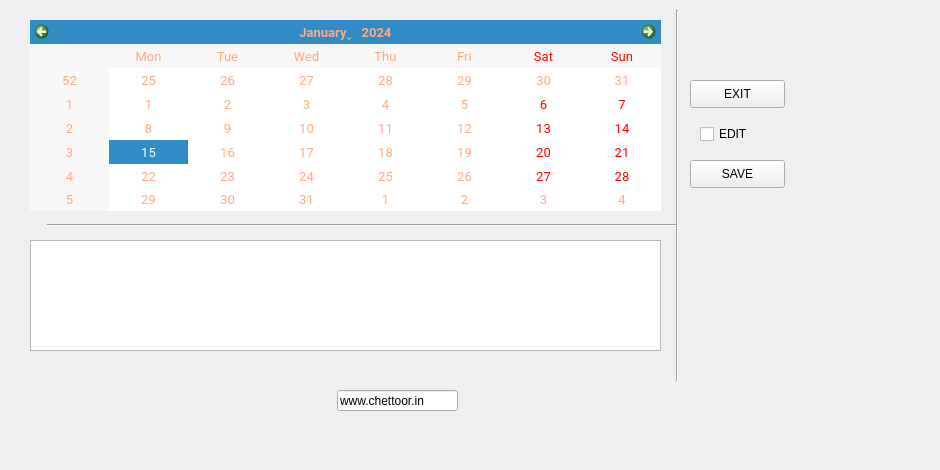
     <widget class="QWidget" name="tab_2">
      <attribute name="title">
       <string>Agenda</string>
      </attribute>
      <widget class="QSplitter" name="m_buttonsSplitter">
       <property name="geometry">
        <rect>
         <x>430</x>
         <y>290</y>
         <width>160</width>
         <height>23</height>
        </rect>
       </property>
       <property name="sizePolicy">
        <sizepolicy hsizetype="Fixed" vsizetype="Fixed">
         <horstretch>0</horstretch>
         <verstretch>0</verstretch>
        </sizepolicy>
       </property>
       <property name="orientation">
        <enum>Qt::Horizontal</enum>
       </property>
       <property name="handleWidth">
        <number>10</number>
       </property>
      </widget>
      <widget class="QPushButton" name="pushButton_3">
       <property name="geometry">
        <rect>
         <x>690</x>
         <y>80</y>
         <width>95</width>
         <height>28</height>
        </rect>
       </property>
       <property name="toolTip">
        <string>&lt;html&gt;&lt;head/&gt;&lt;body&gt;&lt;p&gt;Exit from program!&lt;/p&gt;&lt;/body&gt;&lt;/html&gt;</string>
       </property>
       <property name="text">
        <string>EXIT</string>
       </property>
      </widget>
      <widget class="QPushButton" name="push">
       <property name="geometry">
        <rect>
         <x>690</x>
         <y>160</y>
         <width>95</width>
         <height>28</height>
        </rect>
       </property>
       <property name="toolTip">
        <string>&lt;html&gt;&lt;head/&gt;&lt;body&gt;&lt;p&gt;Save current days progress.&lt;/p&gt;&lt;/body&gt;&lt;/html&gt;</string>
       </property>
       <property name="text">
        <string>SAVE</string>
       </property>
      </widget>
      <widget class="QCalendarWidget" name="calendarWidget">
       <property name="geometry">
        <rect>
         <x>30</x>
         <y>20</y>
         <width>631</width>
         <height>191</height>
        </rect>
       </property>
       <property name="font">
        <font>
         <family>Roboto</family>
         <pointsize>10</pointsize>
         <weight>50</weight>
         <italic>false</italic>
         <bold>false</bold>
        </font>
       </property>
       <property name="styleSheet">
        <string notr="true">color: rgb(255, 170, 127);</string>
       </property>
      </widget>
      <widget class="QLineEdit" name="lineEdit">
       <property name="geometry">
        <rect>
         <x>337</x>
         <y>390</y>
         <width>121</width>
         <height>21</height>
        </rect>
       </property>
       <property name="cursor">
        <cursorShape>CrossCursor</cursorShape>
       </property>
       <property name="toolTip">
        <string>&lt;html&gt;&lt;head/&gt;&lt;body&gt;&lt;p&gt;www.steadystate.in&lt;/p&gt;&lt;/body&gt;&lt;/html&gt;</string>
       </property>
       <property name="inputMask">
        <string/>
       </property>
       <property name="text">
        <string>www.chettoor.in</string>
       </property>
       <property name="readOnly">
        <bool>true</bool>
       </property>
      </widget>
      <widget class="QPlainTextEdit" name="plainTextEdit">
       <property name="geometry">
        <rect>
         <x>30</x>
         <y>240</y>
         <width>631</width>
         <height>111</height>
        </rect>
       </property>
      </widget>
      <widget class="Line" name="line_2">
       <property name="geometry">
        <rect>
         <x>47</x>
         <y>210</y>
         <width>630</width>
         <height>30</height>
        </rect>
       </property>
       <property name="orientation">
        <enum>Qt::Horizontal</enum>
       </property>
      </widget>
      <widget class="QCheckBox" name="checkBox_3">
       <property name="geometry">
        <rect>
         <x>700</x>
         <y>120</y>
         <width>71</width>
         <height>28</height>
        </rect>
       </property>
       <property name="toolTip">
        <string>&lt;html&gt;&lt;head/&gt;&lt;body&gt;&lt;p&gt;Text is editable if this is checked!&lt;/p&gt;&lt;/body&gt;&lt;/html&gt;</string>
       </property>
       <property name="text">
        <string>EDIT</string>
       </property>
      </widget>
      <widget class="Line" name="line">
       <property name="geometry">
        <rect>
         <x>667</x>
         <y>10</y>
         <width>20</width>
         <height>371</height>
        </rect>
       </property>
       <property name="orientation">
        <enum>Qt::Vertical</enum>
       </property>
      </widget>
      <widget class="QLabel" name="label_25">
       <property name="geometry">
        <rect>
         <x>-100</x>
         <y>-40</y>
         <width>931</width>
         <height>461</height>
        </rect>
       </property>
       <property name="text">
        <string/>
       </property>
       <property name="pixmap">
        <pixmap resource="multi.qrc">:/12.png</pixmap>
       </property>
      </widget>
      <zorder>label_25</zorder>
      <zorder>m_buttonsSplitter</zorder>
      <zorder>pushButton_3</zorder>
      <zorder>push</zorder>
      <zorder>calendarWidget</zorder>
      <zorder>lineEdit</zorder>
      <zorder>plainTextEdit</zorder>
      <zorder>line_2</zorder>
      <zorder>checkBox_3</zorder>
      <zorder>line</zorder>
     </widget>
